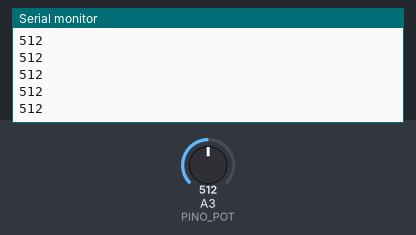
A sketch run on a simulated Arduino Uno, built with avr-gcc and run on an emulated ATmega328P. On the bench: the last lines printed to the serial monitor. Inputs (shaded band) come from the test bench; at power-on: A3 (PINO_POT) = 512.

Above: at 1.2 s.
1.3 s: A3 (PINO_POT) set to 716
At 1.31 s:
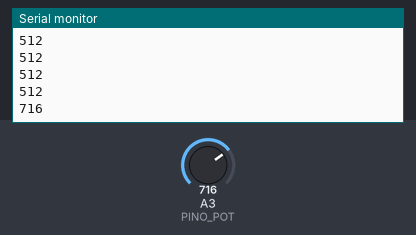
2.8 s: A3 (PINO_POT) set to 900
At 2.81 s:
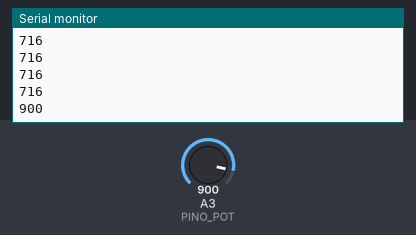
Timing chart, 0 to 5.8 s (numbered marks = the images above; inputs shaded):
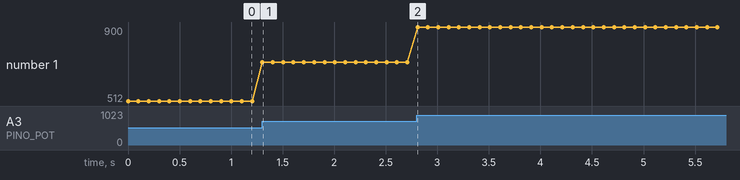

The sketch:

potenciometro_monitor_serial.ino
```cpp
// (licence header left out)
#define PINO_POT A3

void setup() {
  Serial.begin(9600);
}

int valorPot = 0;
void loop() {
  // faz a leitura do valor do potenciômetro
  valorPot = analogRead(PINO_POT);

  Serial.println(valorPot);

  delay(100);
}
```

Measured:
- after the input at 1.3 s, the serial monitor: prints a new line at once (image 1)
- after the input at 2.8 s, the serial monitor: prints a new line at once (image 2)
- plotted number 1: 512 → 716 after the input at 1.3 s, 716 → 900 after the input at 2.8 s
